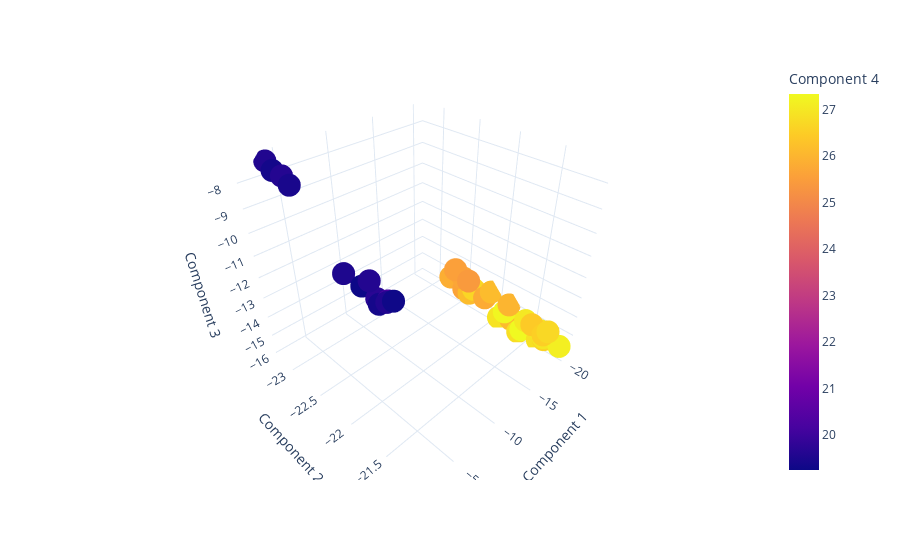

Notebook code for this chart:
### Markdown cell above
#### Visualise the results

### Code cell
fig = px.scatter_3d(
    data_frame=reduced_df,
    x="Component 1",
    y="Component 2",
    z="Component 3",
    color="Component 4",
    hover_data=[
        "taxon_id",
        "media_id"
    ],
    template="plotly_white"
)
fig.show()

### Figure 1 — Plotly figure (JSON) as saved in the notebook; plotly's stock layout.template omitted (floating-point values rounded to 4 significant figures)
{"data": [{"customdata": [["22870", "88"], ["452480", "79"], ["1190", "607"], ["10260", "172"], ["22850", "182"], ["22850", "88"], ["10060", "172"], ["1119550", "88"], ["22800", "377"], ["6497460", "104a"], ["22150", "120"], ["10280", "172"], ["295280", "172"], ["1786060", "882"], ["1800", "882"], ["3370970", "1042"], ["709930", "172"], ["1217340", "370"], ["9990", "172"], ["542590", "897"], ["841560", "519"], ["27240", "607"], ["22610", "377"], ["26980", "370"], ["22090", "120"], ["9810", "172"], ["10310", "573"], ["22080", "120"], ["10710", "25"], ["5259170", "573"], ["11080", "87"], ["14540", "259"], ["6749720", "1042"], ["903230", "377"], ["330590", "150a"], ["503390", "398"]], "hovertemplate": "Component 1=%{x}<br>Component 2=%{y}<br>Component 3=%{z}<br>taxon_id=%{customdata[0]}<br>media_id=%{customdata[1]}<br>Component 4=%{marker.color}<extra></extra>", "legendgroup": "", "marker": {"color": [19.51, 25.79, 25.85, 26.86, 19.57, 19.59, 27.02, 19.28, 19.57, 26.15, 26.45, 26.61, 27.34, 19.25, 19.37, 26.0, 27.28, 26.13, 26.82, 19.61, 26.97, 25.62, 19.45, 26.67, 26.71, 27.14, 25.42, 26.54, 26.93, 25.56, 26.99, 25.68, 26.15, 19.36, 20.2, 19.7], "coloraxis": "coloraxis", "symbol": "circle"}, "mode": "markers", "name": "", "scene": "scene", "showlegend": false, "type": "scatter3d", "x": [-2.314, -19.97, -20.38, -20.24, -2.225, -2.682, -20.0, -2.529, -3.878, -20.17, -18.84, -19.91, -19.81, -2.633, -2.336, -20.52, -20.13, -20.36, -19.6, -3.909, -19.3, -20.35, -3.752, -20.1, -18.81, -19.99, -19.44, -18.93, -19.98, -19.48, -20.4, -19.81, -20.65, -3.673, -2.787, -2.672], "y": [-21.97, -22.14, -22.73, -21.39, -21.46, -21.72, -21.56, -21.43, -23.26, -22.4, -21.4, -21.29, -21.59, -21.8, -21.57, -21.84, -21.86, -21.78, -21.61, -23.02, -21.27, -22.5, -22.88, -22.33, -21.2, -21.11, -22.35, -21.25, -21.92, -22.57, -21.39, -22.47, -22.11, -23.11, -21.53, -21.64], "z": [-9.249, -15.08, -15.16, -15.85, -9.197, -9.085, -15.07, -9.163, -7.411, -15.4, -14.59, -15.49, -15.61, -9.445, -9.521, -14.95, -15.3, -15.62, -15.74, -7.66, -15.12, -15.41, -7.793, -15.0, -14.47, -15.42, -14.41, -14.82, -15.74, -14.19, -15.35, -14.56, -14.84, -7.55, -9.436, -9.564]}], "layout": {"coloraxis": {"colorbar": {"title": {"text": "Component 4"}}, "colorscale": [[0, "#0d0887"], [0.1111, "#46039f"], [0.2222, "#7201a8"], [0.3333, "#9c179e"], [0.4444, "#bd3786"], [0.5556, "#d8576b"], [0.6667, "#ed7953"], [0.7778, "#fb9f3a"], [0.8889, "#fdca26"], [1, "#f0f921"]]}, "legend": {"tracegroupgap": 0}, "margin": {"t": 60}, "scene": {"domain": {"x": [0, 1], "y": [0, 1]}, "xaxis": {"title": {"text": "Component 1"}}, "yaxis": {"title": {"text": "Component 2"}}, "zaxis": {"title": {"text": "Component 3"}}}}}
